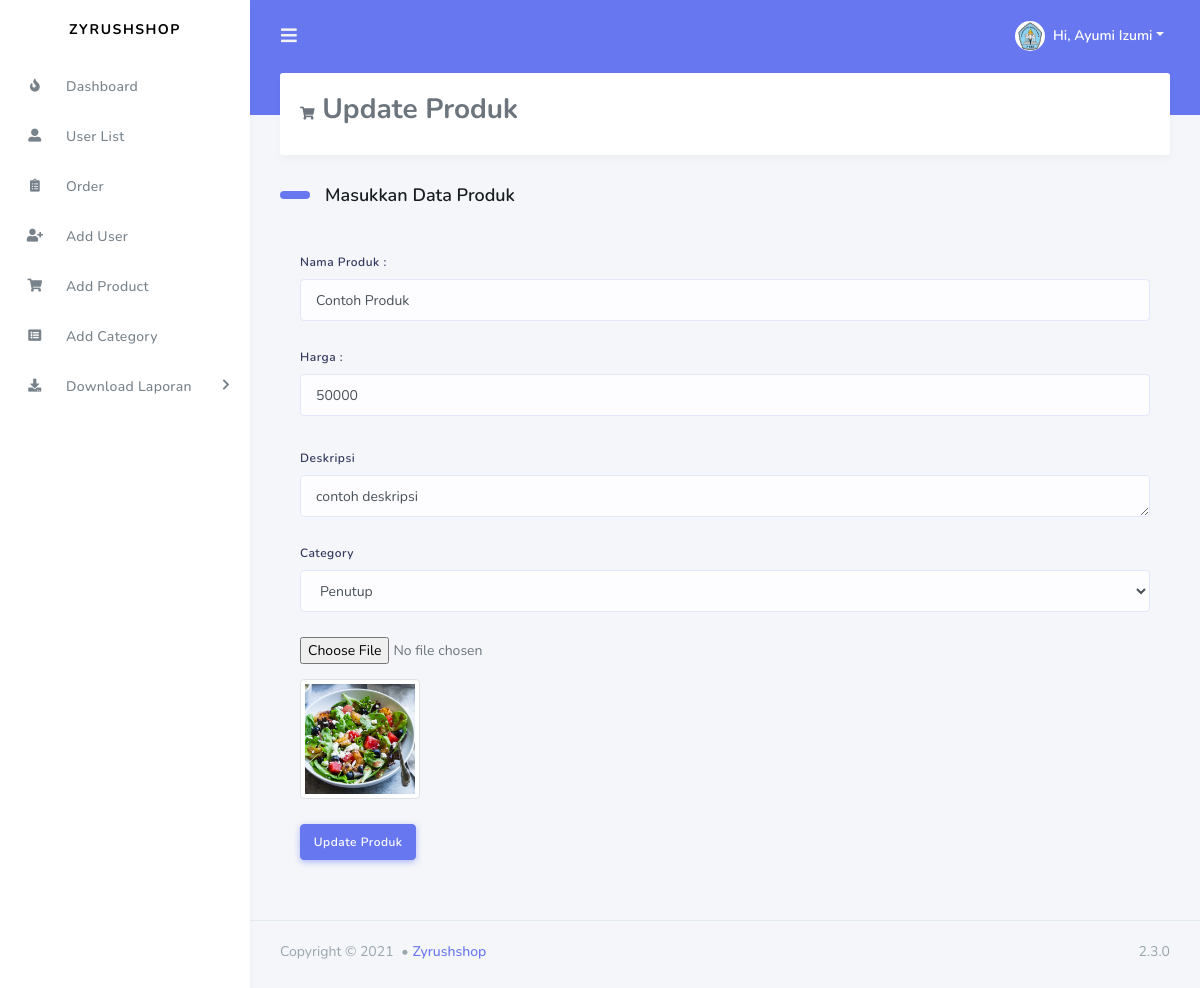
Screenshot of /updateProduk.php?id=28 (signed in) with the database file from the repository.
### tables this page shows
CREATE TABLE `tbl_users` (
  `id` int(11) NOT NULL,
  `name` varchar(255) DEFAULT NULL,
  `email` varchar(255) DEFAULT NULL,
  `password` varchar(255) DEFAULT NULL,
  `mobile` varchar(25) DEFAULT NULL,
  `roleid` tinyint(4) DEFAULT NULL,
  `isActive` tinyint(4) DEFAULT 0,
  `fld_address` varchar(500) NOT NULL,
  `fld_logo` varchar(250) NOT NULL,
  `created_at` timestamp NOT NULL DEFAULT current_timestamp(),
  `updated_at` timestamp NOT NULL DEFAULT current_timestamp()
);

CREATE TABLE `tbl_produk` (
  `product_id` int(11) NOT NULL,
  `penjual` varchar(500) NOT NULL,
  `notlp` varchar(50) NOT NULL,
  `namaproduk` varchar(100) NOT NULL,
  `harga` bigint(15) NOT NULL,
  `deskripsi` text NOT NULL,
  `kategori` varchar(50) NOT NULL,
  `fldimage` varchar(1000) NOT NULL
);

### lib/Session.php (called while the page is built, shortened)
<?php
class Session{
  public static function get($key){
    if (isset($_SESSION[$key])) {
      return $_SESSION[$key];
    }else{
      return false;
    }
  }
}

### classes/Users.php (called while the page is built, shortened)
<?php
include 'lib/Database.php';
include_once 'lib/Session.php';
class Users{
  private $db;
  public function __construct(){
    $this->db = new Database();
  }
    public function getUserInfoById($userid){
      $sql = "SELECT * FROM tbl_users WHERE id = :id LIMIT 1";
      $stmt = $this->db->pdo->prepare($sql);
      $stmt->bindValue(':id', $userid);
      $stmt->execute();
      $result = $stmt->fetch(PDO::FETCH_OBJ);
      if ($result) {
        return $result;
      }else{
        return false;
      }
    }
    public function selectAllKategori(){
      $sql = "SELECT * FROM kategori ORDER BY category_id  DESC";
      $stmt = $this->db->pdo->prepare($sql);
      $stmt->execute();
      return $stmt->fetchAll(PDO::FETCH_OBJ);
    }
    public function getProductInfoById($produkid){
      $sql = "SELECT * FROM tbl_produk WHERE product_id = :id LIMIT 1";
      $stmt = $this->db->pdo->prepare($sql);
      $stmt->bindValue(':id', $produkid);
      $stmt->execute();
      $result = $stmt->fetch(PDO::FETCH_OBJ);
      if ($result) {
        return $result;
      }else{
        return false;
      }
    }
}

### lib/Database.php (called while the page is built, shortened)
<?php
class  Database{
  public $pdo;
  public function __construct(){
    if (!isset($this->pdo)) {
      try {
        $link = new PDO('mysql:host='.DB_HOST.'; dbname='.DB_NAME, DB_USER, DB_PASS);
        $link->setAttribute(PDO::ATTR_ERRMODE, PDO::ERRMODE_EXCEPTION);
        $link->exec("SET CHARACTER SET utf8");
        $this->pdo  =  $link;
      } catch (PDOException $e) {
        die("Connection error...".$e->getMessage());
      }
    }
  }
}

### updateProduk.php (the view, shortened to what this page needs)
<?php
include 'inc/header.php';
if (isset($_GET['id'])) {
    $product_id = preg_replace('/[^a-zA-Z0-9-]/', '', (int)$_GET['id']);
  }
$users = new Users();
 ?>
    <?php
    $getProduknfo = $users->getProductInfoById($product_id);
    if ($getProduknfo) {
     ?>
        <div class="main-content">
        <section class="section">
          <div class="section-header">
          <h3><i class="fas fa-shopping-cart"></i> Update Produk</h3>
          </div>
          <h2 class="section-title">Masukkan Data Produk</h2>
          <div class="section-body">
              <div class="card-body">
                     <form action="" method="post" enctype="multipart/form-data">
            		<div class="form-group">
                         <label for="food_name">Nama Produk :</label>
                            <input type="text" class="form-control" id="food_name" value="<?php echo $getProduknfo->namaproduk; ?>" placeholder="Nama Produk" name="namaproduk" required>
                    </div>
                    <div class="form-group">
                        <label for="cost">Harga :</label>
                            <input type="number" class="form-control" id="cost"  placeholder="Harga" value="<?php echo $getProduknfo->harga; ?>" name="harga" required>
                    </div>
	                <div class="form-group row">
                            <label class="col-md-1 text-md-left text-right mt-2">Deskripsi</label>
                          <div class="col-lg-12 col-md-6">
                            <textarea rows="10" class="form-control" name="deskripsi"><?php echo nl2br($getProduknfo->deskripsi); ?></textarea>
                          </div>
                    </div>
                    <div class="form-group">
                      <label>Category</label>
                      <select class="form-control" name="kategori">
                      <?php
                        $allUser = $users->selectAllKategori();
                        if ($allUser) {
                            foreach ($allUser as  $value) {
                        ?>
                        <option value="<?php echo $value->category; ?>"><?php echo $value->category; ?></option>
                        <?php }}else{ ?>
                        <tr class="text-center">
                        <option value="">No Category availabe now !</option>
                        </tr>
                        <?php } ?>
                      </select>
                    </div>
                    <div class="form-group">
                      <input type="file" name="image" class="custom-file">
                      <img src="<?php echo $getProduknfo->fldimage; ?>" width="120" class="img-thumbnail">
                    </div>
                            <button type="submit" name="update" class="btn btn-primary">Update Produk</button>
                </form>
            </div>
</div>
</div></div></div></section>
  <?php
  include 'inc/footer.php';
  ?>
<?php } ?>

### inc/header.php (shortened to what this page needs)
<?php
$filepath = realpath(dirname(__FILE__));
include_once $filepath."/../lib/Session.php";
$users = new Users();
?>
<!DOCTYPE html>
<html lang="en">
<head>
  <link rel="stylesheet" href="https://stackpath.bootstrapcdn.com/bootstrap/4.3.1/css/bootstrap.min.css">
  <link rel="stylesheet" href="https://use.fontawesome.com/releases/v5.7.2/css/all.css">
  <link rel="stylesheet" href="assets/css/style.css">
  <link rel="stylesheet" href="assets/css/components.css">
  <link rel="stylesheet" href="https://cdn.datatables.net/1.10.24/css/dataTables.bootstrap4.min.css">
</head>
<body>
<div id="app">
    <div class="main-wrapper">
      <div class="navbar-bg"></div>
      <nav class="navbar navbar-expand-lg main-navbar">
        <form class="form-inline mr-auto">
          <ul class="navbar-nav mr-3">
            <li><a href="#" data-toggle="sidebar" class="nav-link nav-link-lg"><i class="fas fa-bars"></i></a></li>
          </ul>
        </form>
        <ul class="navbar-nav navbar-right">
        <?php
    $getUinfo = $users->getUserInfoById(Session::get("id"));
    if ($getUinfo) {
     ?>
          <li class="dropdown"><a href="#" data-toggle="dropdown" class="nav-link dropdown-toggle nav-link-lg nav-link-user">
          <?php echo '<img src=',$getUinfo->fld_logo,' class="rounded-circle mr-1" width="50" height="30">'; ?>
            <div class="d-sm-none d-lg-inline-block">Hi, <?php $name = Session::get('name'); if (isset($name)) { echo $name; } ?></div></a>
            <?php } ?>
          </li>
        </ul>
      </nav>
      <div class="main-sidebar">
        <aside id="sidebar-wrapper">
          <div class="sidebar-brand">
            <a href="dashboard.php">ZYRUSHSHOP</a>
          </div>
          <ul class="sidebar-menu">
              <?php if (Session::get('id') == TRUE) { ?>
            <?php if (Session::get('roleid') == '1') { ?>
                <li class="nav-item"><a href="dashboard.php" class="nav-link"><i class="fas fa-fire"></i><span>Dashboard</span></a></li>
                <li class="nav-item"><a href="userlist.php" class="nav-link"><i class="fas fa-user-alt"></i> <span>User List</span></a></li>
                <li class="nav-item"><a href="vieworder.php" class="nav-link"><i class="fas fa-clipboard-list"></i> <span>Order</span></a></li>
                <li class="nav-item"><a href="addUser.php" class="nav-link"><i class="fas fa-user-plus"></i> <span>Add User</span></a></li>
                <li class="nav-item"><a href="addProduct.php" class="nav-link"><i class="fas fa-shopping-cart"></i> <span>Add Product</span></a></li>
                <li class="nav-item"><a href="addCategory.php" class="nav-link"><i class="fas fa-list-alt"></i> <span>Add Category</span></a></li>
              <?php  } ?>
              <?php } ?>
          <?php if (Session::get('id') == TRUE) { ?>
                  <?php if (Session::get('roleid') == '1') { ?>
          <li class="nav-item dropdown">
                <a href="#" class="nav-link has-dropdown"><i class="fas fa-download"></i> <span>Download Laporan</span></a>
                    <?php  } ?>
                    <?php } ?>
              </li>
            </ul>
        </aside>
      </div>

### rows the page displays
tbl_users: fld_logo (picture)
tbl_produk: namaproduk "Contoh Produk", harga "50000", deskripsi "contoh deskripsi", fldimage (picture)

### other values shown
$name "Ayumi Izumi"
form field kategori "Penutup"
